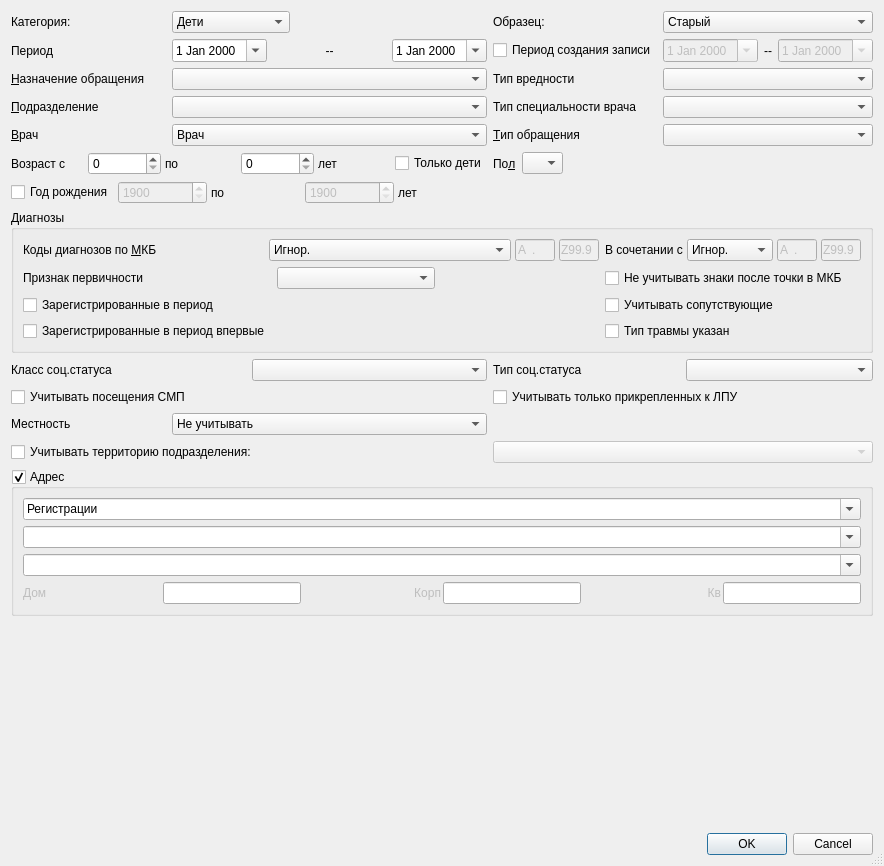
<?xml version="1.0" encoding="UTF-8"?>
<ui version="4.0">
 <class>ReportAcuteInfectionsSetupDialog</class>
 <widget class="QDialog" name="ReportAcuteInfectionsSetupDialog">
  <property name="windowModality">
   <enum>Qt::ApplicationModal</enum>
  </property>
  <property name="geometry">
   <rect>
    <x>0</x>
    <y>0</y>
    <width>884</width>
    <height>866</height>
   </rect>
  </property>
  <property name="sizePolicy">
   <sizepolicy hsizetype="Preferred" vsizetype="Preferred">
    <horstretch>0</horstretch>
    <verstretch>0</verstretch>
   </sizepolicy>
  </property>
  <property name="windowTitle">
   <string>параметры отчёта</string>
  </property>
  <property name="sizeGripEnabled">
   <bool>true</bool>
  </property>
  <layout class="QGridLayout" name="gridLayout">
   <item row="11" column="3" colspan="2">
    <layout class="QHBoxLayout" name="horizontalLayout_4">
     <item>
      <widget class="QLabel" name="lblSex">
       <property name="text">
        <string>По&amp;л</string>
       </property>
       <property name="buddy">
        <cstring>cmbSex</cstring>
       </property>
      </widget>
     </item>
     <item>
      <widget class="QComboBox" name="cmbSex">
       <item>
        <property name="text">
         <string/>
        </property>
       </item>
       <item>
        <property name="text">
         <string>М</string>
        </property>
       </item>
       <item>
        <property name="text">
         <string>Ж</string>
        </property>
       </item>
      </widget>
     </item>
     <item>
      <spacer name="horizontalSpacer">
       <property name="orientation">
        <enum>Qt::Horizontal</enum>
       </property>
       <property name="sizeHint" stdset="0">
        <size>
         <width>40</width>
         <height>20</height>
        </size>
       </property>
      </spacer>
     </item>
    </layout>
   </item>
   <item row="7" column="1" colspan="2">
    <widget class="CPersonComboBoxEx" name="cmbPerson">
     <property name="sizePolicy">
      <sizepolicy hsizetype="Preferred" vsizetype="Fixed">
       <horstretch>0</horstretch>
       <verstretch>0</verstretch>
      </sizepolicy>
     </property>
     <item>
      <property name="text">
       <string>Врач</string>
      </property>
     </item>
    </widget>
   </item>
   <item row="7" column="3">
    <widget class="QLabel" name="lblEventType">
     <property name="text">
      <string>&amp;Тип обращения</string>
     </property>
     <property name="buddy">
      <cstring>cmbEventType</cstring>
     </property>
    </widget>
   </item>
   <item row="1" column="3">
    <widget class="QLabel" name="lblTemplate">
     <property name="text">
      <string>Образец:</string>
     </property>
    </widget>
   </item>
   <item row="1" column="1" colspan="2">
    <widget class="QComboBox" name="cmbCategory">
     <property name="sizePolicy">
      <sizepolicy hsizetype="Maximum" vsizetype="Fixed">
       <horstretch>0</horstretch>
       <verstretch>0</verstretch>
      </sizepolicy>
     </property>
     <item>
      <property name="text">
       <string>Дети</string>
      </property>
     </item>
     <item>
      <property name="text">
       <string>Дети до 1 года</string>
      </property>
     </item>
     <item>
      <property name="text">
       <string>Подростки</string>
      </property>
     </item>
     <item>
      <property name="text">
       <string>Взрослые</string>
      </property>
     </item>
     <item>
      <property name="text">
       <string>Пожилые</string>
      </property>
     </item>
     <item>
      <property name="text">
       <string>Вкладыш-2008</string>
      </property>
     </item>
     <item>
      <property name="text">
       <string>Взрослые 4000</string>
      </property>
     </item>
    </widget>
   </item>
   <item row="11" column="0" colspan="3">
    <widget class="QFrame" name="frmAge">
     <property name="sizePolicy">
      <sizepolicy hsizetype="Preferred" vsizetype="Preferred">
       <horstretch>0</horstretch>
       <verstretch>0</verstretch>
      </sizepolicy>
     </property>
     <property name="frameShape">
      <enum>QFrame::NoFrame</enum>
     </property>
     <property name="frameShadow">
      <enum>QFrame::Raised</enum>
     </property>
     <layout class="QHBoxLayout">
      <property name="spacing">
       <number>4</number>
      </property>
      <property name="margin">
       <number>0</number>
      </property>
      <item>
       <widget class="QLabel" name="label">
        <property name="text">
         <string>Возраст с</string>
        </property>
       </widget>
      </item>
      <item>
       <widget class="QSpinBox" name="edtAgeFrom">
        <property name="sizePolicy">
         <sizepolicy hsizetype="Preferred" vsizetype="Fixed">
          <horstretch>0</horstretch>
          <verstretch>0</verstretch>
         </sizepolicy>
        </property>
        <property name="maximum">
         <number>150</number>
        </property>
       </widget>
      </item>
      <item>
       <widget class="QLabel" name="lblAgeTo">
        <property name="text">
         <string>по</string>
        </property>
        <property name="buddy">
         <cstring>edtAgeTo</cstring>
        </property>
       </widget>
      </item>
      <item>
       <widget class="QSpinBox" name="edtAgeTo">
        <property name="sizePolicy">
         <sizepolicy hsizetype="Preferred" vsizetype="Fixed">
          <horstretch>0</horstretch>
          <verstretch>0</verstretch>
         </sizepolicy>
        </property>
        <property name="maximum">
         <number>150</number>
        </property>
       </widget>
      </item>
      <item>
       <widget class="QLabel" name="lblAgeYears">
        <property name="text">
         <string>лет</string>
        </property>
        <property name="buddy">
         <cstring>edtAgeTo</cstring>
        </property>
       </widget>
      </item>
      <item>
       <widget class="QCheckBox" name="chkOnlyChilds">
        <property name="text">
         <string>Только дети</string>
        </property>
       </widget>
      </item>
     </layout>
    </widget>
   </item>
   <item row="1" column="4">
    <widget class="QComboBox" name="cmbTemplate">
     <property name="sizePolicy">
      <sizepolicy hsizetype="Preferred" vsizetype="Fixed">
       <horstretch>0</horstretch>
       <verstretch>0</verstretch>
      </sizepolicy>
     </property>
     <item>
      <property name="text">
       <string>Старый</string>
      </property>
     </item>
     <item>
      <property name="text">
       <string>2013 года</string>
      </property>
     </item>
     <item>
      <property name="text">
       <string>2014 года</string>
      </property>
     </item>
     <item>
      <property name="text">
       <string>2015 года</string>
      </property>
     </item>
     <item>
      <property name="text">
       <string>2016 года</string>
      </property>
     </item>
    </widget>
   </item>
   <item row="7" column="4">
    <widget class="CRBComboBox" name="cmbEventType">
     <property name="sizePolicy">
      <sizepolicy hsizetype="Preferred" vsizetype="Fixed">
       <horstretch>0</horstretch>
       <verstretch>0</verstretch>
      </sizepolicy>
     </property>
    </widget>
   </item>
   <item row="18" column="0">
    <widget class="QLabel" name="lblLocality">
     <property name="text">
      <string>Местность</string>
     </property>
     <property name="buddy">
      <cstring>cmbLocality</cstring>
     </property>
    </widget>
   </item>
   <item row="17" column="0" colspan="3">
    <widget class="QCheckBox" name="chkVisitEmergency">
     <property name="text">
      <string>Учитывать посещения СМП</string>
     </property>
    </widget>
   </item>
   <item row="15" column="0" colspan="3">
    <layout class="QHBoxLayout" name="horizontalLayout_3">
     <item>
      <widget class="QLabel" name="lblSocStatusClass">
       <property name="text">
        <string>Класс соц.статуса</string>
       </property>
       <property name="buddy">
        <cstring>cmbSocStatusClass</cstring>
       </property>
      </widget>
     </item>
     <item>
      <widget class="CSocStatusComboBox" name="cmbSocStatusClass"/>
     </item>
    </layout>
   </item>
   <item row="19" column="0" colspan="2">
    <widget class="QCheckBox" name="chkArea">
     <property name="text">
      <string>Учитывать территорию подразделения:</string>
     </property>
    </widget>
   </item>
   <item row="15" column="3" colspan="2">
    <layout class="QHBoxLayout" name="horizontalLayout_2">
     <item>
      <widget class="QLabel" name="lblSocStatusType">
       <property name="text">
        <string>Тип соц.статуса</string>
       </property>
       <property name="buddy">
        <cstring>cmbSocStatusType</cstring>
       </property>
      </widget>
     </item>
     <item>
      <widget class="CRBComboBox" name="cmbSocStatusType"/>
     </item>
    </layout>
   </item>
   <item row="23" column="0" colspan="5">
    <widget class="QDialogButtonBox" name="buttonBox">
     <property name="orientation">
      <enum>Qt::Horizontal</enum>
     </property>
     <property name="standardButtons">
      <set>QDialogButtonBox::Cancel|QDialogButtonBox::Ok</set>
     </property>
    </widget>
   </item>
   <item row="5" column="3">
    <widget class="QLabel" name="lblHurt">
     <property name="text">
      <string>Тип вредности</string>
     </property>
    </widget>
   </item>
   <item row="6" column="4">
    <widget class="CRBComboBox" name="cmbSpecialityPerson"/>
   </item>
   <item row="5" column="1" colspan="2">
    <widget class="CRBMultiComboBox" name="cmbEventPurpose"/>
   </item>
   <item row="19" column="3" colspan="2">
    <widget class="COrgStructureComboBox" name="cmbArea">
     <property name="enabled">
      <bool>false</bool>
     </property>
    </widget>
   </item>
   <item row="6" column="0">
    <widget class="QLabel" name="lblOrgStructure">
     <property name="text">
      <string>&amp;Подразделение</string>
     </property>
     <property name="buddy">
      <cstring>cmbOrgStructure</cstring>
     </property>
    </widget>
   </item>
   <item row="5" column="0">
    <widget class="QLabel" name="lblEventPurpose">
     <property name="text">
      <string>&amp;Назначение обращения</string>
     </property>
     <property name="buddy">
      <cstring>cmbEventPurpose</cstring>
     </property>
    </widget>
   </item>
   <item row="18" column="1" colspan="2">
    <widget class="QComboBox" name="cmbLocality">
     <item>
      <property name="text">
       <string>Не учитывать</string>
      </property>
     </item>
     <item>
      <property name="text">
       <string>Городские жители</string>
      </property>
     </item>
     <item>
      <property name="text">
       <string>Сельские жители</string>
      </property>
     </item>
    </widget>
   </item>
   <item row="7" column="0">
    <widget class="QLabel" name="lblPerson">
     <property name="text">
      <string>&amp;Врач</string>
     </property>
     <property name="buddy">
      <cstring>cmbPerson</cstring>
     </property>
    </widget>
   </item>
   <item row="22" column="2">
    <spacer name="verticalSpacer">
     <property name="orientation">
      <enum>Qt::Vertical</enum>
     </property>
     <property name="sizeHint" stdset="0">
      <size>
       <width>20</width>
       <height>40</height>
      </size>
     </property>
    </spacer>
   </item>
   <item row="5" column="4">
    <widget class="CRBComboBox" name="cmbHurt"/>
   </item>
   <item row="17" column="3" colspan="2">
    <widget class="QCheckBox" name="chkOnlyPermanentAttach">
     <property name="text">
      <string>Учитывать только прикрепленных к ЛПУ</string>
     </property>
    </widget>
   </item>
   <item row="6" column="1" colspan="2">
    <widget class="COrgStructureComboBox" name="cmbOrgStructure"/>
   </item>
   <item row="6" column="3">
    <widget class="QLabel" name="lblSpecialityPerson">
     <property name="text">
      <string>Тип специальности врача</string>
     </property>
    </widget>
   </item>
   <item row="1" column="0">
    <widget class="QLabel" name="lblCategory">
     <property name="text">
      <string>Категория:</string>
     </property>
    </widget>
   </item>
   <item row="14" column="0" colspan="5">
    <widget class="QGroupBox" name="groupBox">
     <property name="sizePolicy">
      <sizepolicy hsizetype="Preferred" vsizetype="Preferred">
       <horstretch>0</horstretch>
       <verstretch>0</verstretch>
      </sizepolicy>
     </property>
     <property name="title">
      <string>Диагнозы</string>
     </property>
     <layout class="QGridLayout" name="gridLayout_3">
      <item row="0" column="3">
       <widget class="QFrame" name="frmMKBEx">
        <property name="frameShape">
         <enum>QFrame::NoFrame</enum>
        </property>
        <property name="frameShadow">
         <enum>QFrame::Raised</enum>
        </property>
        <layout class="QGridLayout" name="_2">
         <property name="horizontalSpacing">
          <number>4</number>
         </property>
         <property name="verticalSpacing">
          <number>0</number>
         </property>
         <property name="margin">
          <number>0</number>
         </property>
         <item row="1" column="4">
          <widget class="QComboBox" name="cmbMKBExFilter">
           <item>
            <property name="text">
             <string>Игнор.</string>
            </property>
           </item>
           <item>
            <property name="text">
             <string>Интервал</string>
            </property>
           </item>
          </widget>
         </item>
         <item row="1" column="5">
          <widget class="CICDCodeEdit" name="edtMKBExFrom">
           <property name="enabled">
            <bool>false</bool>
           </property>
           <property name="sizePolicy">
            <sizepolicy hsizetype="Fixed" vsizetype="Fixed">
             <horstretch>0</horstretch>
             <verstretch>0</verstretch>
            </sizepolicy>
           </property>
           <property name="maximumSize">
            <size>
             <width>40</width>
             <height>16777215</height>
            </size>
           </property>
           <property name="inputMask">
            <string>a00.00; </string>
           </property>
           <property name="text">
            <string>A.</string>
           </property>
           <property name="maxLength">
            <number>6</number>
           </property>
          </widget>
         </item>
         <item row="1" column="6">
          <widget class="CICDCodeEdit" name="edtMKBExTo">
           <property name="enabled">
            <bool>false</bool>
           </property>
           <property name="sizePolicy">
            <sizepolicy hsizetype="Fixed" vsizetype="Fixed">
             <horstretch>0</horstretch>
             <verstretch>0</verstretch>
            </sizepolicy>
           </property>
           <property name="maximumSize">
            <size>
             <width>40</width>
             <height>16777215</height>
            </size>
           </property>
           <property name="inputMask">
            <string>a00.00; </string>
           </property>
           <property name="text">
            <string>Z99.9</string>
           </property>
           <property name="maxLength">
            <number>6</number>
           </property>
          </widget>
         </item>
         <item row="1" column="3">
          <widget class="QLabel" name="lblMKBEx">
           <property name="text">
            <string>В сочетании с</string>
           </property>
           <property name="buddy">
            <cstring>cmbMKBExFilter</cstring>
           </property>
          </widget>
         </item>
        </layout>
       </widget>
      </item>
      <item row="0" column="0" colspan="3">
       <widget class="QFrame" name="frmMKB">
        <property name="frameShape">
         <enum>QFrame::NoFrame</enum>
        </property>
        <property name="frameShadow">
         <enum>QFrame::Raised</enum>
        </property>
        <layout class="QGridLayout">
         <property name="horizontalSpacing">
          <number>4</number>
         </property>
         <property name="verticalSpacing">
          <number>0</number>
         </property>
         <property name="margin">
          <number>0</number>
         </property>
         <item row="0" column="0">
          <widget class="QLabel" name="lblMKB">
           <property name="text">
            <string>Коды диагнозов по &amp;МКБ</string>
           </property>
           <property name="buddy">
            <cstring>cmbMKBFilter</cstring>
           </property>
          </widget>
         </item>
         <item row="0" column="2">
          <widget class="CICDCodeEdit" name="edtMKBFrom">
           <property name="enabled">
            <bool>false</bool>
           </property>
           <property name="sizePolicy">
            <sizepolicy hsizetype="Fixed" vsizetype="Fixed">
             <horstretch>0</horstretch>
             <verstretch>0</verstretch>
            </sizepolicy>
           </property>
           <property name="maximumSize">
            <size>
             <width>40</width>
             <height>16777215</height>
            </size>
           </property>
           <property name="inputMask">
            <string>a00.00; </string>
           </property>
           <property name="text">
            <string>A.</string>
           </property>
           <property name="maxLength">
            <number>6</number>
           </property>
          </widget>
         </item>
         <item row="0" column="3">
          <widget class="CICDCodeEdit" name="edtMKBTo">
           <property name="enabled">
            <bool>false</bool>
           </property>
           <property name="sizePolicy">
            <sizepolicy hsizetype="Fixed" vsizetype="Fixed">
             <horstretch>0</horstretch>
             <verstretch>0</verstretch>
            </sizepolicy>
           </property>
           <property name="maximumSize">
            <size>
             <width>40</width>
             <height>16777215</height>
            </size>
           </property>
           <property name="inputMask">
            <string>a00.00; </string>
           </property>
           <property name="text">
            <string>Z99.9</string>
           </property>
           <property name="maxLength">
            <number>6</number>
           </property>
          </widget>
         </item>
         <item row="0" column="1">
          <widget class="QComboBox" name="cmbMKBFilter">
           <item>
            <property name="text">
             <string>Игнор.</string>
            </property>
           </item>
           <item>
            <property name="text">
             <string>Интервал</string>
            </property>
           </item>
          </widget>
         </item>
        </layout>
       </widget>
      </item>
      <item row="2" column="1">
       <widget class="QComboBox" name="cmbIsPrimary">
        <item>
         <property name="text">
          <string/>
         </property>
        </item>
        <item>
         <property name="text">
          <string>Первичный</string>
         </property>
        </item>
        <item>
         <property name="text">
          <string>Повторный</string>
         </property>
        </item>
       </widget>
      </item>
      <item row="4" column="3">
       <widget class="QCheckBox" name="chkNotNullTraumaType">
        <property name="text">
         <string>Тип травмы указан</string>
        </property>
       </widget>
      </item>
      <item row="2" column="0">
       <widget class="QLabel" name="lblIsPrimary">
        <property name="text">
         <string>Признак первичности</string>
        </property>
       </widget>
      </item>
      <item row="4" column="0">
       <widget class="QCheckBox" name="chkOnlyFirstTime">
        <property name="toolTip">
         <string>Значение может отличаться от значения &quot;впервые&quot; ф.12</string>
        </property>
        <property name="text">
         <string>Зарегистрированные в период впервые</string>
        </property>
       </widget>
      </item>
      <item row="3" column="0">
       <widget class="QCheckBox" name="chkRegisteredInPeriod">
        <property name="text">
         <string>Зарегистрированные в период</string>
        </property>
       </widget>
      </item>
      <item row="2" column="3">
       <widget class="QCheckBox" name="chkNotConsiderDigitsAfterDot">
        <property name="text">
         <string>Не учитывать знаки после точки в МКБ</string>
        </property>
       </widget>
      </item>
      <item row="3" column="3">
       <widget class="QCheckBox" name="chkAccountAccomp">
        <property name="text">
         <string>Учитывать сопутствующие</string>
        </property>
       </widget>
      </item>
     </layout>
    </widget>
   </item>
   <item row="3" column="1" colspan="2">
    <layout class="QGridLayout" name="gridLayout_4">
     <item row="0" column="2">
      <widget class="CDateEdit" name="edtBegDate">
       <property name="sizePolicy">
        <sizepolicy hsizetype="Maximum" vsizetype="Fixed">
         <horstretch>0</horstretch>
         <verstretch>0</verstretch>
        </sizepolicy>
       </property>
       <property name="calendarPopup">
        <bool>true</bool>
       </property>
      </widget>
     </item>
     <item row="0" column="4">
      <widget class="CDateEdit" name="edtEndDate">
       <property name="sizePolicy">
        <sizepolicy hsizetype="Maximum" vsizetype="Fixed">
         <horstretch>0</horstretch>
         <verstretch>0</verstretch>
        </sizepolicy>
       </property>
       <property name="calendarPopup">
        <bool>true</bool>
       </property>
      </widget>
     </item>
     <item row="0" column="3">
      <widget class="QLabel" name="label_4">
       <property name="text">
        <string>--</string>
       </property>
       <property name="alignment">
        <set>Qt::AlignCenter</set>
       </property>
      </widget>
     </item>
    </layout>
   </item>
   <item row="3" column="0">
    <widget class="QLabel" name="label_2">
     <property name="text">
      <string>Период</string>
     </property>
    </widget>
   </item>
   <item row="3" column="3">
    <widget class="QCheckBox" name="chkCreateDate">
     <property name="text">
      <string>Период создания записи</string>
     </property>
    </widget>
   </item>
   <item row="3" column="4">
    <layout class="QGridLayout" name="gridLayout_5">
     <item row="1" column="2">
      <widget class="CDateEdit" name="edtCreateBegDate">
       <property name="enabled">
        <bool>false</bool>
       </property>
       <property name="sizePolicy">
        <sizepolicy hsizetype="Maximum" vsizetype="Fixed">
         <horstretch>0</horstretch>
         <verstretch>0</verstretch>
        </sizepolicy>
       </property>
       <property name="calendarPopup">
        <bool>true</bool>
       </property>
      </widget>
     </item>
     <item row="1" column="4">
      <widget class="CDateEdit" name="edtCreateEndDate">
       <property name="enabled">
        <bool>false</bool>
       </property>
       <property name="sizePolicy">
        <sizepolicy hsizetype="Maximum" vsizetype="Fixed">
         <horstretch>0</horstretch>
         <verstretch>0</verstretch>
        </sizepolicy>
       </property>
       <property name="calendarPopup">
        <bool>true</bool>
       </property>
      </widget>
     </item>
     <item row="1" column="3">
      <widget class="QLabel" name="lblCreateDate">
       <property name="text">
        <string>--</string>
       </property>
       <property name="alignment">
        <set>Qt::AlignCenter</set>
       </property>
      </widget>
     </item>
    </layout>
   </item>
   <item row="21" column="0" colspan="5">
    <widget class="QGroupBox" name="gbFilterAddress">
     <property name="sizePolicy">
      <sizepolicy hsizetype="Preferred" vsizetype="Preferred">
       <horstretch>0</horstretch>
       <verstretch>0</verstretch>
      </sizepolicy>
     </property>
     <property name="title">
      <string>Адрес</string>
     </property>
     <property name="checkable">
      <bool>true</bool>
     </property>
     <property name="checked">
      <bool>true</bool>
     </property>
     <layout class="QGridLayout" name="gridLayout_2">
      <item row="3" column="0">
       <layout class="QHBoxLayout" name="horizontalLayout_6">
        <property name="spacing">
         <number>2</number>
        </property>
        <item>
         <widget class="QLabel" name="lblFilterAddressHouse">
          <property name="enabled">
           <bool>false</bool>
          </property>
          <property name="text">
           <string>Дом</string>
          </property>
          <property name="alignment">
           <set>Qt::AlignLeading|Qt::AlignLeft|Qt::AlignVCenter</set>
          </property>
          <property name="buddy">
           <cstring>edtFilterAddressHouse</cstring>
          </property>
         </widget>
        </item>
        <item>
         <widget class="QLineEdit" name="edtFilterAddressHouse">
          <property name="enabled">
           <bool>true</bool>
          </property>
          <property name="sizePolicy">
           <sizepolicy hsizetype="Ignored" vsizetype="Fixed">
            <horstretch>0</horstretch>
            <verstretch>0</verstretch>
           </sizepolicy>
          </property>
         </widget>
        </item>
        <item>
         <widget class="QLabel" name="lblFilterAddressCorpus">
          <property name="enabled">
           <bool>false</bool>
          </property>
          <property name="text">
           <string>Корп</string>
          </property>
          <property name="alignment">
           <set>Qt::AlignRight|Qt::AlignTrailing|Qt::AlignVCenter</set>
          </property>
          <property name="buddy">
           <cstring>edtFilterAddressCorpus</cstring>
          </property>
         </widget>
        </item>
        <item>
         <widget class="QLineEdit" name="edtFilterAddressCorpus">
          <property name="enabled">
           <bool>true</bool>
          </property>
          <property name="sizePolicy">
           <sizepolicy hsizetype="Ignored" vsizetype="Fixed">
            <horstretch>0</horstretch>
            <verstretch>0</verstretch>
           </sizepolicy>
          </property>
         </widget>
        </item>
        <item>
         <widget class="QLabel" name="lblFilterAddressFlat">
          <property name="enabled">
           <bool>false</bool>
          </property>
          <property name="text">
           <string>Кв</string>
          </property>
          <property name="alignment">
           <set>Qt::AlignRight|Qt::AlignTrailing|Qt::AlignVCenter</set>
          </property>
          <property name="buddy">
           <cstring>edtFilterAddressFlat</cstring>
          </property>
         </widget>
        </item>
        <item>
         <widget class="QLineEdit" name="edtFilterAddressFlat">
          <property name="enabled">
           <bool>true</bool>
          </property>
          <property name="sizePolicy">
           <sizepolicy hsizetype="Ignored" vsizetype="Fixed">
            <horstretch>0</horstretch>
            <verstretch>0</verstretch>
           </sizepolicy>
          </property>
         </widget>
        </item>
       </layout>
      </item>
      <item row="2" column="0">
       <widget class="CStreetComboBox" name="cmbFilterAddressStreet">
        <property name="enabled">
         <bool>true</bool>
        </property>
        <property name="sizePolicy">
         <sizepolicy hsizetype="Expanding" vsizetype="Fixed">
          <horstretch>0</horstretch>
          <verstretch>0</verstretch>
         </sizepolicy>
        </property>
        <property name="editable">
         <bool>true</bool>
        </property>
       </widget>
      </item>
      <item row="1" column="0">
       <widget class="CKLADRComboBox" name="cmbFilterAddressCity">
        <property name="enabled">
         <bool>true</bool>
        </property>
        <property name="sizePolicy">
         <sizepolicy hsizetype="Expanding" vsizetype="Fixed">
          <horstretch>0</horstretch>
          <verstretch>0</verstretch>
         </sizepolicy>
        </property>
        <property name="editable">
         <bool>true</bool>
        </property>
       </widget>
      </item>
      <item row="0" column="0">
       <widget class="QComboBox" name="cmbFilterAddressType">
        <property name="enabled">
         <bool>true</bool>
        </property>
        <property name="sizePolicy">
         <sizepolicy hsizetype="Expanding" vsizetype="Fixed">
          <horstretch>0</horstretch>
          <verstretch>0</verstretch>
         </sizepolicy>
        </property>
        <property name="editable">
         <bool>true</bool>
        </property>
        <item>
         <property name="text">
          <string>Регистрации</string>
         </property>
        </item>
        <item>
         <property name="text">
          <string>Проживания</string>
         </property>
        </item>
       </widget>
      </item>
     </layout>
    </widget>
   </item>
   <item row="12" column="0" colspan="3">
    <widget class="QFrame" name="frmAge_2">
     <property name="sizePolicy">
      <sizepolicy hsizetype="Preferred" vsizetype="Preferred">
       <horstretch>0</horstretch>
       <verstretch>0</verstretch>
      </sizepolicy>
     </property>
     <property name="frameShape">
      <enum>QFrame::NoFrame</enum>
     </property>
     <property name="frameShadow">
      <enum>QFrame::Raised</enum>
     </property>
     <layout class="QHBoxLayout" name="_8">
      <property name="spacing">
       <number>4</number>
      </property>
      <property name="margin">
       <number>0</number>
      </property>
      <item>
       <widget class="QCheckBox" name="chkBirthYear">
        <property name="text">
         <string>Год рождения</string>
        </property>
       </widget>
      </item>
      <item>
       <widget class="QSpinBox" name="edtBegBirthYear">
        <property name="enabled">
         <bool>false</bool>
        </property>
        <property name="sizePolicy">
         <sizepolicy hsizetype="Preferred" vsizetype="Fixed">
          <horstretch>0</horstretch>
          <verstretch>0</verstretch>
         </sizepolicy>
        </property>
        <property name="minimum">
         <number>1900</number>
        </property>
        <property name="maximum">
         <number>2100</number>
        </property>
       </widget>
      </item>
      <item>
       <widget class="QLabel" name="lblAgeTo_3">
        <property name="text">
         <string>по</string>
        </property>
       </widget>
      </item>
      <item>
       <widget class="QSpinBox" name="edtEndBirthYear">
        <property name="enabled">
         <bool>false</bool>
        </property>
        <property name="sizePolicy">
         <sizepolicy hsizetype="Preferred" vsizetype="Fixed">
          <horstretch>0</horstretch>
          <verstretch>0</verstretch>
         </sizepolicy>
        </property>
        <property name="minimum">
         <number>1900</number>
        </property>
        <property name="maximum">
         <number>2100</number>
        </property>
       </widget>
      </item>
      <item>
       <widget class="QLabel" name="lblAgeYears_3">
        <property name="text">
         <string>лет</string>
        </property>
       </widget>
      </item>
     </layout>
    </widget>
   </item>
  </layout>
 </widget>
 <customwidgets>
  <customwidget>
   <class>CRBComboBox</class>
   <extends>QComboBox</extends>
   <header>library/crbcombobox.h</header>
  </customwidget>
  <customwidget>
   <class>CDateEdit</class>
   <extends>QDateEdit</extends>
   <header>library/DateEdit.h</header>
  </customwidget>
  <customwidget>
   <class>CPersonComboBoxEx</class>
   <extends>QComboBox</extends>
   <header>Orgs/PersonComboBoxEx.h</header>
  </customwidget>
  <customwidget>
   <class>COrgStructureComboBox</class>
   <extends>QComboBox</extends>
   <header>Orgs/OrgStructComboBoxes</header>
  </customwidget>
  <customwidget>
   <class>CKLADRComboBox</class>
   <extends>QComboBox</extends>
   <header>KLADR/kladrComboxes.h</header>
  </customwidget>
  <customwidget>
   <class>CICDCodeEdit</class>
   <extends>QLineEdit</extends>
   <header>library/ICDCodeEdit.h</header>
  </customwidget>
  <customwidget>
   <class>CStreetComboBox</class>
   <extends>QComboBox</extends>
   <header>KLADR/kladrComboxes.h</header>
  </customwidget>
  <customwidget>
   <class>CSocStatusComboBox</class>
   <extends>QComboBox</extends>
   <header>Registry/SocStatusComboBox.h</header>
  </customwidget>
  <customwidget>
   <class>CRBMultiComboBox</class>
   <extends>QComboBox</extends>
   <header>library/crbcombobox.h</header>
  </customwidget>
 </customwidgets>
 <tabstops>
  <tabstop>edtAgeFrom</tabstop>
  <tabstop>edtAgeTo</tabstop>
  <tabstop>cmbSocStatusClass</tabstop>
  <tabstop>edtFilterAddressHouse</tabstop>
  <tabstop>edtFilterAddressCorpus</tabstop>
  <tabstop>edtFilterAddressFlat</tabstop>
 </tabstops>
 <resources/>
 <connections>
  <connection>
   <sender>buttonBox</sender>
   <signal>accepted()</signal>
   <receiver>ReportAcuteInfectionsSetupDialog</receiver>
   <slot>accept()</slot>
   <hints>
    <hint type="sourcelabel">
     <x>125</x>
     <y>275</y>
    </hint>
    <hint type="destinationlabel">
     <x>70</x>
     <y>217</y>
    </hint>
   </hints>
  </connection>
  <connection>
   <sender>buttonBox</sender>
   <signal>rejected()</signal>
   <receiver>ReportAcuteInfectionsSetupDialog</receiver>
   <slot>reject()</slot>
   <hints>
    <hint type="sourcelabel">
     <x>238</x>
     <y>275</y>
    </hint>
    <hint type="destinationlabel">
     <x>269</x>
     <y>217</y>
    </hint>
   </hints>
  </connection>
  <connection>
   <sender>chkArea</sender>
   <signal>clicked(bool)</signal>
   <receiver>cmbArea</receiver>
   <slot>setEnabled(bool)</slot>
   <hints>
    <hint type="sourcelabel">
     <x>155</x>
     <y>156</y>
    </hint>
    <hint type="destinationlabel">
     <x>155</x>
     <y>177</y>
    </hint>
   </hints>
  </connection>
  <connection>
   <sender>chkCreateDate</sender>
   <signal>toggled(bool)</signal>
   <receiver>edtCreateBegDate</receiver>
   <slot>setEnabled(bool)</slot>
   <hints>
    <hint type="sourcelabel">
     <x>545</x>
     <y>51</y>
    </hint>
    <hint type="destinationlabel">
     <x>687</x>
     <y>51</y>
    </hint>
   </hints>
  </connection>
  <connection>
   <sender>chkCreateDate</sender>
   <signal>toggled(bool)</signal>
   <receiver>edtCreateEndDate</receiver>
   <slot>setEnabled(bool)</slot>
   <hints>
    <hint type="sourcelabel">
     <x>545</x>
     <y>51</y>
    </hint>
    <hint type="destinationlabel">
     <x>806</x>
     <y>51</y>
    </hint>
   </hints>
  </connection>
  <connection>
   <sender>chkBirthYear</sender>
   <signal>toggled(bool)</signal>
   <receiver>edtBegBirthYear</receiver>
   <slot>setEnabled(bool)</slot>
   <hints>
    <hint type="sourcelabel">
     <x>64</x>
     <y>253</y>
    </hint>
    <hint type="destinationlabel">
     <x>171</x>
     <y>253</y>
    </hint>
   </hints>
  </connection>
  <connection>
   <sender>chkBirthYear</sender>
   <signal>toggled(bool)</signal>
   <receiver>edtEndBirthYear</receiver>
   <slot>setEnabled(bool)</slot>
   <hints>
    <hint type="sourcelabel">
     <x>64</x>
     <y>253</y>
    </hint>
    <hint type="destinationlabel">
     <x>322</x>
     <y>253</y>
    </hint>
   </hints>
  </connection>
  <connection>
   <sender>chkBirthYear</sender>
   <signal>toggled(bool)</signal>
   <receiver>edtAgeTo</receiver>
   <slot>setDisabled(bool)</slot>
   <hints>
    <hint type="sourcelabel">
     <x>64</x>
     <y>253</y>
    </hint>
    <hint type="destinationlabel">
     <x>235</x>
     <y>214</y>
    </hint>
   </hints>
  </connection>
  <connection>
   <sender>chkBirthYear</sender>
   <signal>toggled(bool)</signal>
   <receiver>edtAgeFrom</receiver>
   <slot>setDisabled(bool)</slot>
   <hints>
    <hint type="sourcelabel">
     <x>64</x>
     <y>253</y>
    </hint>
    <hint type="destinationlabel">
     <x>111</x>
     <y>214</y>
    </hint>
   </hints>
  </connection>
 </connections>
</ui>
